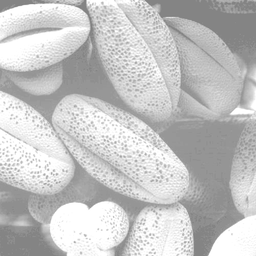
#> input picture lab3/test_images/1_1.tif, 256 x 256 px, shrunk from 500 x 500 before the run, given in place of 4_1.tif, which was not available
$ python lab3_4.py
#> lines starting #> are read from the running program, lines starting #| are printed output that depends on the picture; pictures that were not available may be replaced by others from this repository, and a replacement may not be noted
### lab3/func.py
import cv2 as cv
import numpy as np
import matplotlib.pyplot as plt


# common
def __pad_image(img, area_size):
    area_r = area_size // 2
    return np.pad(img, (area_r, area_r), 'constant',
                  constant_values=(0, 0))


def get_image(name):
#> called with name = '4_1'
    img = cv.imread('lab3/test_images/' + name + '.tif')[..., ::-1]
#> img is the input picture: shape (256, 256, 3); min 127, max 255, mean 196.3
    return cv.cvtColor(img, cv.COLOR_BGR2GRAY)

def __base_filter(img, area_size, filter):
#> called with area_size = 3
    result_img = np.zeros(img.shape)
    padded_img = __pad_image(img, area_size)
#> in __pad_image, `return np.pad(img, (area_r, area_r), 'constant', constant_values=(0, 0))`:
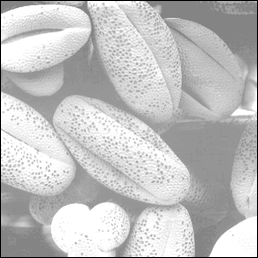
#> returned value: shape (258, 258); min 0, max 255, mean 193.3

    h, w = img.shape
#> h = 256; w = 256
    area_r = area_size // 2
    for coord, v in np.ndenumerate(padded_img[area_r:h + area_r, area_r:w + area_r]):
        i, j = coord
        area = padded_img[i:i + 2 * area_r + 1, j:j + 2 * area_r + 1]
        result_img[i][j] = filter(area)
#> this loop made 65536 passes
#> (coord, v) on passes 31 to 33: ((0, 30), 133), ((0, 31), 136), ((0, 32), 149)
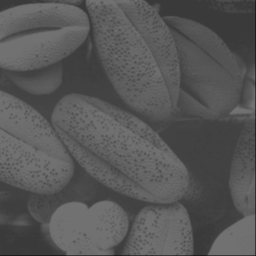
#> result_img: shape (256, 256) float64; min 26.11, max 113.3, mean 86.9
    return result_img


# 3.1
__brightness_levels = 256
ref = np.arange(__brightness_levels)


# [20 lines left out: functions count_p, histogram, equalize, not called in this run]


# 3.2
def __equalize_local(area):
    area_h, area_w = area.shape
    return equalize(area)[area_h][area_h]


def equalize_local(img, area_size):
    return __base_filter(img, area_size, __equalize_local)


# 3.3
def __flat_filter(s, t, m, n):
    a = (m - 1)/2
    b = (n - 1)/2
    if -a <= s <= a and -b <= t <= b:
        return 1/(m*n)
    else:
        return 0


def __convulate(area):
    m, n = area.shape
    result = 0
    for coord, v in np.ndenumerate(area):
        s, t = coord
        result += __flat_filter(s, t, m, n) * area[m - s - 1][n - t - 1]
    return result


def my_2dfilter(img, area_size):
    return __base_filter(img, area_size, __convulate)


# [9 lines left out: function threshold_filter, not called in this run]


# 3.4
def median_filter(img, area_size):
    median = lambda x: np.median(np.concatenate(x), axis=0)
    return __base_filter(img, area_size, median)
#> call 2 of __pad_image, with area_size = 3
#> in __pad_image (call 2), `return np.pad(img, (area_r, area_r), 'constant', constant_values=(0, 0))`:
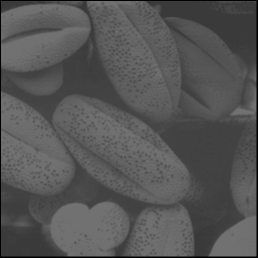
#> returned value: shape (258, 258) float64; min 0, max 113.3, mean 85.6
#> the loop in __base_filter (call 2), `for coord, v in np.ndenumerate(padded_img[area_r:h + area_r, area_r:w ..` made 65536 passes
#> (coord, v) on passes 1 to 3: ((0, 0), 58.67), ((0, 1), 58.67), ((0, 2), 58.67)


# 3.5
def __laplasian(area):
    __coeffs = [[0, 1, 0], [1, -4, 1], [0, 1, 0]]
    return np.sum(np.concatenate(area * __coeffs), axis=0)


def laplasian_filter_3x3(img):
    return __base_filter(img, 3, __laplasian)


def remove_back(img, filtered_img):
    return np.subtract(img, filtered_img)

### lab3/lab3_4.py
import cv2 as cv
import numpy as np
import matplotlib.pyplot as plt

import func

img = func.get_image('4_1')

plt.subplot(1, 3, 1)
plt.imshow(img, cmap='gray', vmin=0, vmax=255)

filtered_img = func.my_2dfilter(img, 3)
plt.subplot(1, 3, 2)
plt.imshow(filtered_img, cmap='gray', vmin=0, vmax=255)

filtered_img = func.median_filter(filtered_img, 3)
plt.subplot(1, 3, 3)
plt.imshow(filtered_img, cmap='gray', vmin=0, vmax=255)

plt.show()
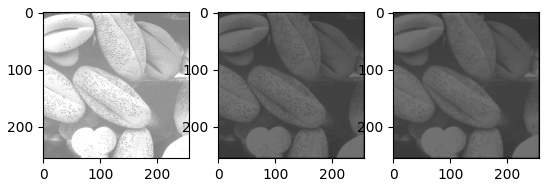
#> figure drawn by matplotlib, 3 panels
